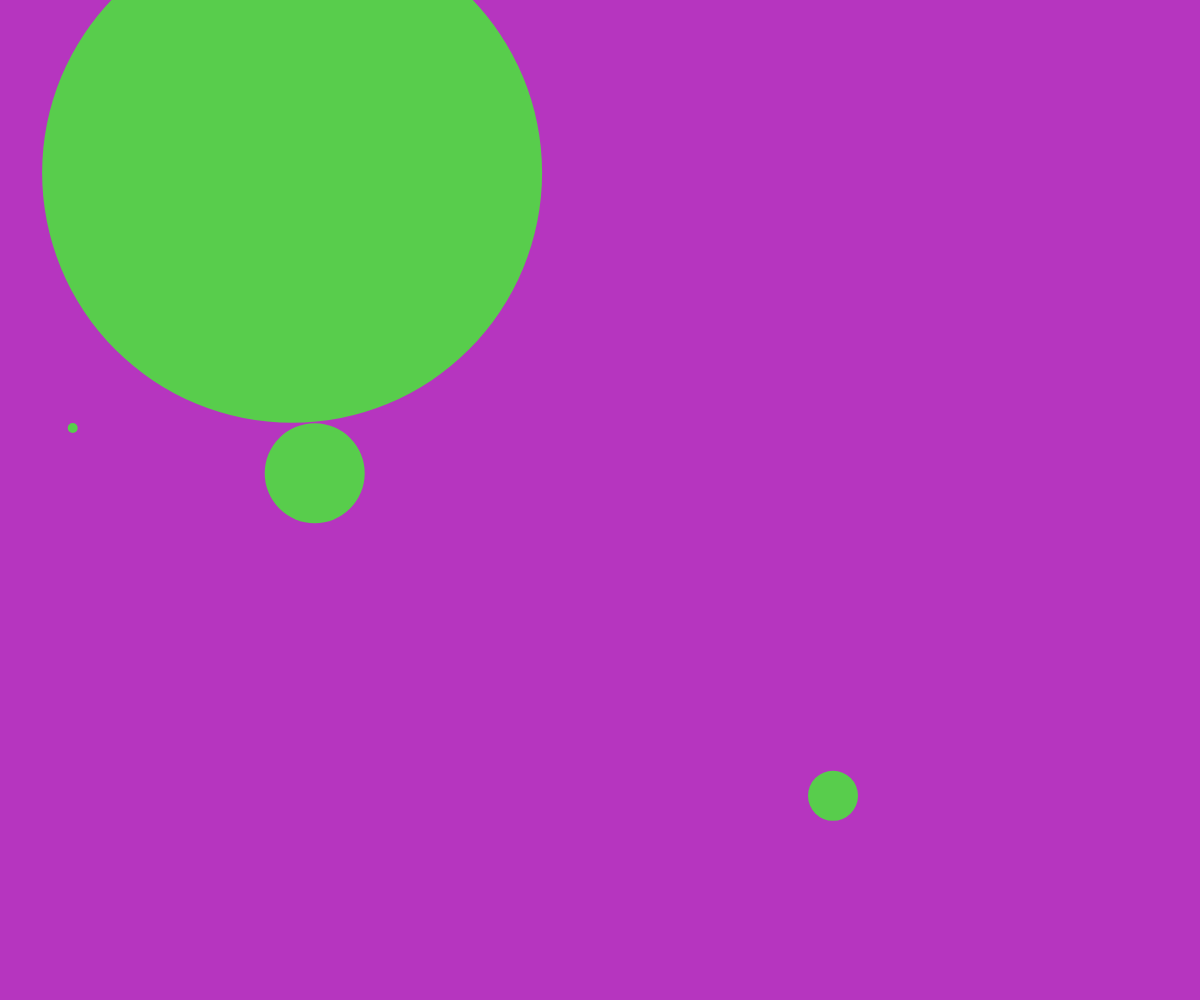
Frame 1 (no input)
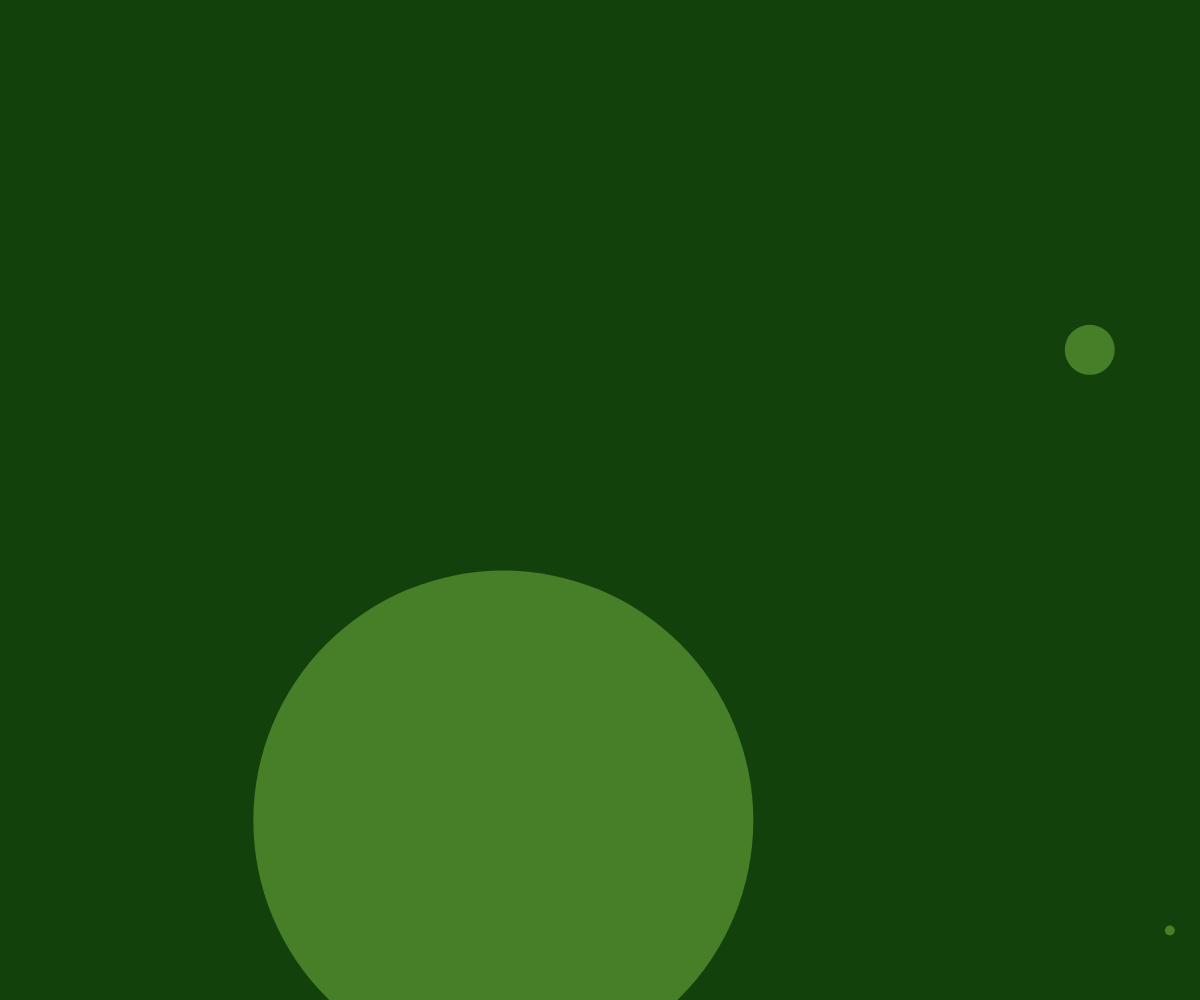
Frame 60 (no input)
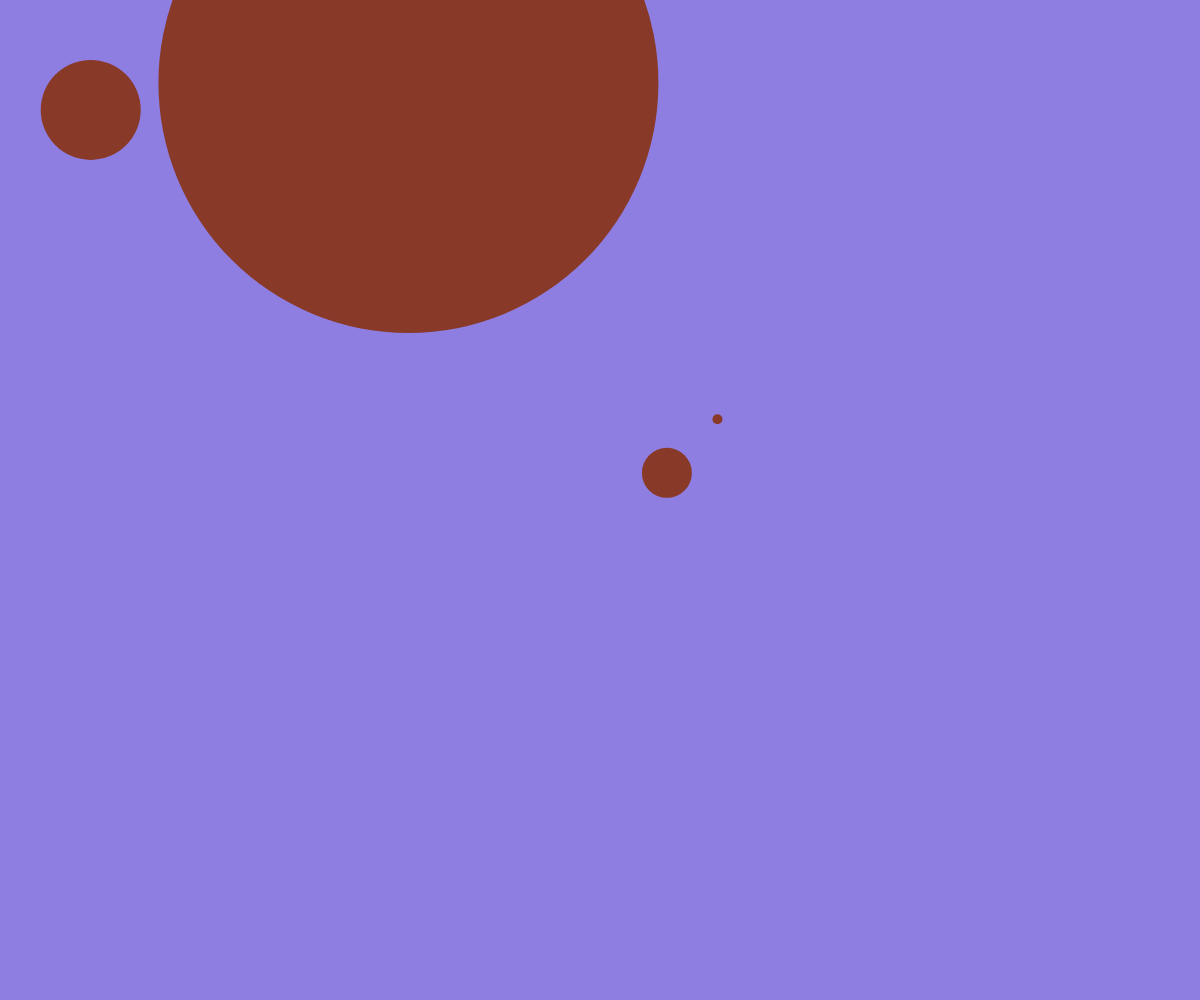
Frame 120 (the mouse pressed at the canvas centre since frame 60)

The p5.js sketch that drew these frames (run headless with seeded random() and noise() and a simulated clock; from frame 60 on, the mouse is pressed at the canvas centre):

// p5.js sketch
// ── sketch.js
function setup() {
  createCanvas(windowWidth, windowHeight);
}

function draw() {
  noStroke();
  background(random(255), random(255), random(255));
  fill(random(255), random(255), random(255));
  ellipse(random(width), random(height), 500, 500);
  ellipse(random(width), random(height), 100, 100);
  ellipse(random(width), random(height), 50, 50);
  ellipse(random(width), random(height), 10, 10);
  
  
}
